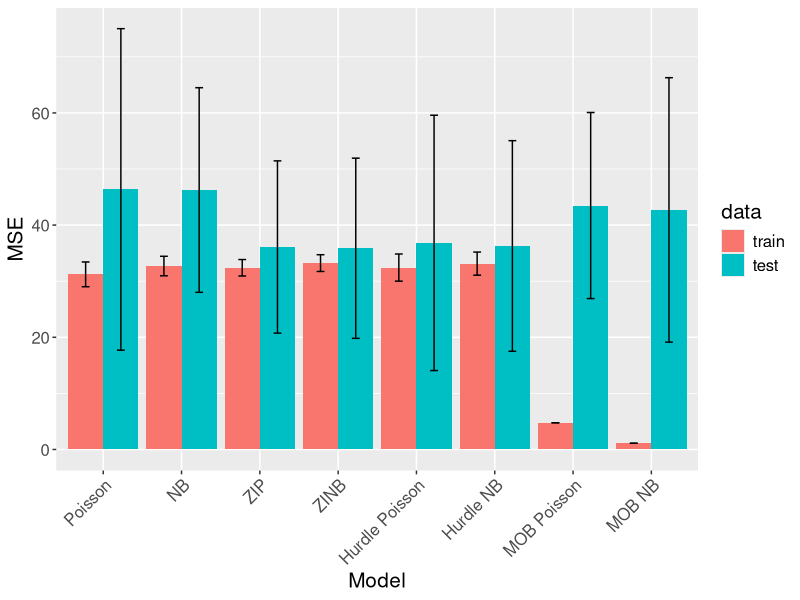
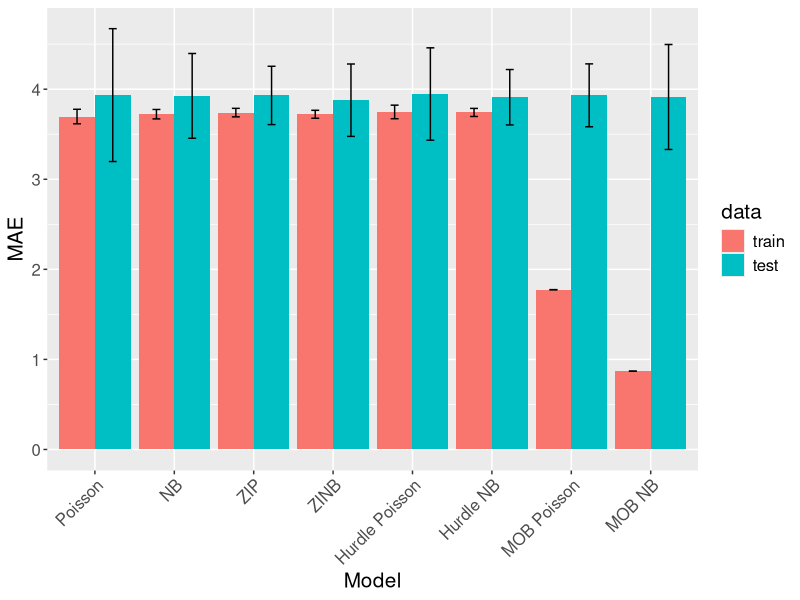
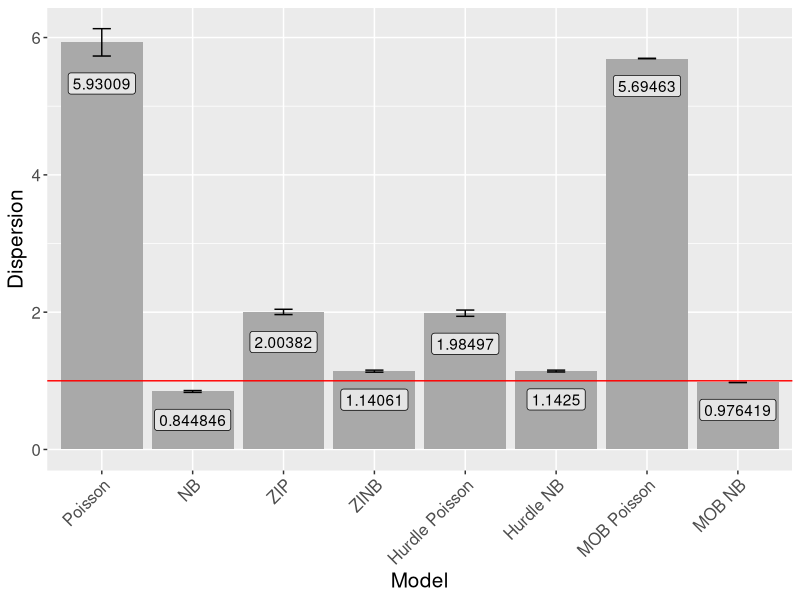
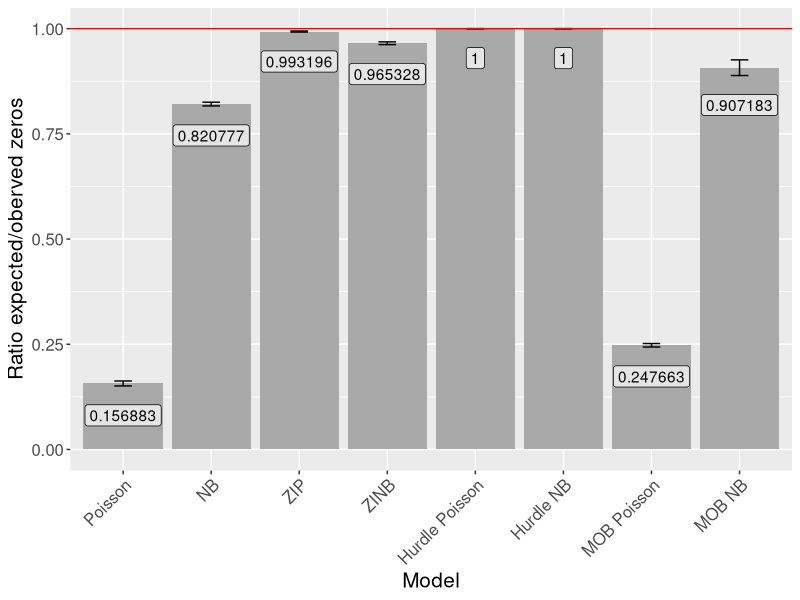

Here is the R script that generated these plots, in order:
# LOAD PACKAGES
require(hash) # For hash map data structure.
require(pscl) # Zero inflated poisson model.
require(MASS) # Poisson and negative binomial models.
require(caret) # For cross validation.
require(partykit) # MOB models
require(ggplot2) # Plotting

# HELPER FUNCTIONS
fit_model <- function(
    model_type, data, response_variable
) {
  ### Given a model type, fits it to the data.  
  ### @param response_variable: Name of response variable
  ###                           in given data.
  ### @param data: Data which the model with fit.
  ### @param model_type: The type of model to be
  ###                    fitted. Options are as follows.
  ###                    * p (poisson)
  ###                    * zip (zero inflated poisson zip)
  ###                    * nb (negative binomial)
  ###                    * zinb (zero inflated negative binomial)
  ###                    * hp (hurdle poisson)
  ###                    * hnb (hurdle negative binomial)
  ### @return m: Fitted model.
  m = NA
  formula_str <- paste(response_variable, " ~ .")
  # POISSON MODEL
  if (model_type == 'p') {
    m <- glm(
      as.formula(formula_str), 
      data=data, 
      family="poisson"
    )
  } 
  # NEGATIVE BINOMIAL MODEL
  else if (model_type == 'nb') {
    m <- glm.nb(
      as.formula(formula_str), 
      data=data
    )
  } 
  # ZERO INFLATED POISSON MODEL
  else if (model_type == 'zip') { 
    m <- zeroinfl(
      as.formula(formula_str), 
      data=data, 
      dist="poisson"
    )
  } 
  # ZERO INFLATED NEGATIVE BINOMIAL MODEL
  else if (model_type == 'zinb') { 
    m <- zeroinfl(
      as.formula(formula_str), 
      data=data, 
      dist="negbin"
    )
  } 
  # POISSON HURDLE MODEL
  else if (model_type == 'hp') {
    m <- hurdle(
      as.formula(formula_str), 
      data=data, 
      dist="poisson"
    )
  } 
  # NEGATIVE BINOMIAL HURDLE MODEL
  else if (model_type == 'hnb') {
    m <- hurdle(
      as.formula(formula_str), 
      data=data,
      dist="negbin"
    )
  } 
  else {
    stop("Invalid model type.")
  }
  return(m)
}

cv10fold <- function(
    model_type, data, response_variable
) {
  ### Returns average MSE after 10 fold cross validation.
  ### @param response_variable: Variable to predict.
  ### @param model_type: Code of the type of 
  ###                    model to use.
  ### @param data: Data to perform 10 fold CV using.
  ### @return: Average of MSE values across 10 folds.
  folds <- 10
  n <- nrow(data)
  fold_indices <- cut(1:n, breaks = folds, labels = FALSE)
  
  # Initialize for accumulating errors.
  total_error <- 0
  
  for (i in 1:folds) {
    fold_train <- data[fold_indices != i,]
    fold_validate <- data[fold_indices == i,]
    
    # Fit model on train set.
    m <- fit_model(
      model_type = model_type,
      data = fold_train,
      response_variable = response_variable
    )
    
    # Make predictions on validation set.
    y <- fold_validate[[response_variable]]
    y_pred <- predict(
      m, newdata = fold_validate, 
      type = "response"
    )
    
    # Calculate squared error.
    error <- sum((y - y_pred)^2)
    total_error <- total_error + error
  }
  
  # Calculate and return mean squared error (MSE).
  mse <- total_error / n
  
  return(mse)
}

get_cat_con <- function(data, response_variable) {
  ### Computes whether each column in the data set is
  ### categorical or non-categorical in nature.
  ### @param data: Data set
  ### @param response_variable: Name of the response 
  ###                           variable.
  ### @return: A list of pairs corresponding to 
  ###          all covariates (except target feature)
  ###          such that the first element in the pair
  ###          is the name of the feature and the second
  ###          element is the type of that feature.
  covariates <- list()
  for (covariate in names(data)) { # Check each covariate.
    # Skip the response variable.
    if (covariate == response_variable) next 
    if (
      is.factor(data[[covariate]]) || 
      is.character(data[[covariate]])
    ) { # covariate is categorical
      covariates[[length(covariates)+1]] <- c(covariate, "cat")
    } else { # covariate is continuous
      covariates[[length(covariates)+1]] <- c(covariate, "con")
    }
  }
  return(covariates)
}

compute_residual <- function(
    m, model_type, response_variable, data
) {
  ### Computes and returns residuals based on
  ### model predictions v/s true counts.
  ### @param m: Fitted model.
  ### @param model_type: Type of model (p, nb, 
  ###                    zip, zinb, hp, hnb)
  ### @param response_variable: Name of the variable 
  ###                           being predicted.
  ### @param data: The data to be used as input
  ###              to generate predictions.
  # Get ground truth.
  truth <- hash()
  truth[['count']] <- data[response_variable][,]
  truth[['zero']] <- as.numeric(
    ifelse(truth[['count']] == 0, 1, 0)
  )
  
  # Get predictions.
  predictions <- hash()
  if (model_type == 'p' || model_type == "nb") {
    predictions[['count']] <- predict(
      m, type="response", newdata = data
    )
    predictions[['zero']] <- list()
  } 
  # model_type == 'zip' || 
  # model_type == 'zinb' ||
  # model_type == 'hp' || 
  # model_type == 'hnb'
  else {
    predictions[['count']] <- predict(
      m, type="count", newdata = data
    )
    predictions[['zero']] <- predict(
      m, type="zero", newdata = data
    )
  }
  
  # Compute residual.
  residual <- hash()
  residual[['count']] <- (
    predictions[['count']] - 
      truth[['count']]
  )
  residual[['zero']] <- list()
  if (length(predictions[['zero']]) > 0) {
    residual[['zero']] <- (
      predictions[['zero']] - 
        truth[['zero']]
    )
  }
  
  # Return residual
  return(residual)
}

compute_partial_residual <- function(
    model_type, response_variable, data,
    residual_original, exclude_variables
) {
  ### Computes and returns the partial residual
  ### corresponding to a predictor in the 
  ### given data set w.r.t a provided original
  ### residual.
  ### The idea of partial residual implemented here
  ### is as follows.
  ### * Let P = set of all predictors in given data 
  ###           set, "data".
  ### * Let p = predictor for which the partial 
  ###   residual is to be computed.
  ### * Then, original_residual = residual obtained
  ###   based on predictions generated when all
  ###   predictors in P including p is provided
  ###   as input to the model.
  ### * Then, partial_residual = Difference between
  ###   the original residual and a residual obtained
  ###   based on predictions generated when all 
  ###   predictors except p (P - p) is provided 
  ###   as input to the model.
  ### @param model_type: Type of model to fit.
  ### @param response_variable: The variable to predict.
  ### @param data: The data set to fit.
  ### @param residual_original: The residual to compare
  ###                           against to get the
  ###                           partial residual.
  ### @param exclude_variables: The variable(s) to 
  ###                           exclude.
  ###                           These are the ones 
  ###                           that we are computing
  ###                           the partial residual for.
  ### @return: Partial residual for given predictor.
  
  # Drop the column corresponding to the
  # predictor for which the partial
  # residual is being computed.
  for (ex_var in exclude_variables) {
    data <- data[, -which(names(data) == ex_var)]
  }
  
  # Create and fit new model of given type
  # on data excluding given variable.
  m <- fit_model(
    model_type = model_type,
    data = data,
    response_variable = response_variable
  )
  
  # Get residual if the model was fitted
  # on given data such that all but given
  # predictor was considered as input.
  residual_ex_predictor <- compute_residual(
    m = m, model_type = model_type,
    response_variable = response_variable,
    data = data
  )
  
  # Compute and return partial residual.
  residual_partial <- hash()
  residual_partial[["count"]] <- (
    residual_original[["count"]] - 
      residual_ex_predictor[["count"]]
  )
  residual_partial[["zero"]] <- list()
  if(length(residual_original[["zero"]]) > 0) {
    residual_partial[["zero"]] <- (
      residual_original[["zero"]] - 
        residual_ex_predictor[["zero"]]
    )
  }
  return(residual_partial)
}

# MODEL SELECTION
get_best_model <- function(data, response_variable) {
  ### Returns best model. The best model is the
  ### one that resulted in lowest MSE after
  ### 10 fold cross validation (CV).
  ### @param data: Input data set.
  ### @param response_variable: Variable to predict.
  ### @return: Code indicating best model so identified.
  print('Determining best model through 10 Fold CV ...')
  model_types <- list(
    'p', 'nb', 'zip', 'zinb', 'hp', 'hnb'
  )
  res_cv <- list()
  for (model_type in model_types) {
    res_cv <- append(res_cv, cv10fold(
      model_type = model_type, data = data, 
      response_variable = response_variable
    ))
    print(paste('Evaluated model:', model_type))
  }
  model_best <- model_types[which.min(res_cv)]
  print(paste(
    'Model resulting in lowest avg.',
    'MSE across 10 folds =', model_best
  ))
  return(model_best)
}

# SPLIT VARIABLE SELECTION
get_split_variable <- function(
    data, response_variable, model_type
) {
  ### Determines the best variable to use to split 
  ### the tree. Partial residuals and the Chi-Squaare
  ### test is leveraged repeatedly to do this after
  ### considering the main effect of each predictor
  ### independently w.r.t the response variable as 
  ### well as the join effect of pairs of predictors
  ### on the same.
  ### @param data: Input data set containing the
  ###              response variable. All variables in
  ###              this data set other than the response
  ###              variable, is considered to be a
  ###              predictor.
  ### @param response_variable: The variable whose value
  ###                           is being predicted.
  ### @param model_type: The type of underlying model
  ###                    to use. Options are as follows.
  ###                    * p = Poisson.
  ###                    * nb = Negative Binomial.
  ###                    * zip = Zero Inflated Poisson.
  ###                    * zinb = Zero Inflated 
  ###                             Negative Binomial.
  ###                    * hp = Poisson Hurdle.
  ###                    * hnb = Negative Binomial Hurdle.
  
  split_variable <- NA
  
  # Get covariate (name, type) pairs.
  cov_name_types <- get_cat_con( 
    data = data,
    response_variable = response_variable
  )
  
  # 1. Fit model.
  m <- fit_model(
    model_type = model_type, 
    response_variable = response_variable,
    data = data
  )
  predictors <- c()
  for (cov in cov_name_types) {
    predictors <- c(predictors, cov[1])
  }
  
  # 2. Get partial score residuals.
  
  # Residual obtained if all predictors are
  # used as input to the model.
  residual_original <- compute_residual(
    m = m, model_type = model_type, 
    response_variable = response_variable,
    data = data
  )
  
  # Compute and keep track of partial residual
  # corresponding to every predictor.
  partial_residuals <- list()
  for (predictor in predictors) {
    partial_residual <- compute_partial_residual(
      model_type = model_type, 
      response_variable = response_variable,
      data = data,
      residual_original = residual_original,
      exclude_variable = c(predictor)
    )
    partial_residuals[[predictor]] <- partial_residual
  }
  
  # 3. Procedure 1
  print("Performing procedure 1 ...")
  procedure1_res <- hash()
  for (cov_name_type in cov_name_types) {
    # Get covariate name and type.
    cov_name <- cov_name_type[[1]]
    cov_type <- cov_name_type[[2]]
    
    # 3.1. Get partial residual groups.
    
    # Get specific partial scores.
    part_res <- partial_residuals[[cov_name]]
    
    # Group by signs of the residuals.
    # * 0 => < 0 (negative)
    # * 1 => >= 0 (positive)
    part_res_grp <- hash()
    
    # For count component.
    part_res_grp[["count"]] <- rep(
      1, times=length(part_res[['count']])
    )
    part_res_grp[["count"]][
      which(part_res[['count']] < 0)
    ] = 0 
    part_res_grp[["count"]] <- factor(
      part_res_grp[["count"]]
    )
    
    # For zero component.
    part_res_grp[["zero"]] <- NA
    if (length(part_res[['zero']]) > 0) {
      part_res_grp[["zero"]] <- rep(
        1, times=length(part_res[['zero']])
      )
      part_res_grp[["zero"]][
        which(part_res[['zero']] < 0)
      ] = 0
      part_res_grp[["zero"]] <- factor(
        part_res_grp[["zero"]]
      )
    }
    
    # 3.2. Get data groups.
    
    # If the covariate is not categorical, 
    # group by quartiles else, group by categories.
    cov_data <- data[cov_name][,]
    cov_data_grp <- NA
    if (cov_type == "con") {
      five_num_sum <- fivenum(cov_data)
      q1 <- five_num_sum[1]
      q2 <- five_num_sum[2]
      q3 <- five_num_sum[3]
      quartile_grp <- rep(4, times=length(cov_data))
      quartile_grp[which(cov_data <= q3)] = 3
      quartile_grp[which(cov_data <= q2)] = 2
      quartile_grp[which(cov_data <= q1)] = 1
      cov_data_grp <- factor(quartile_grp)
    } else {
      cov_data_grp <- factor(cov_data)
    }
    
    # 3.3 Get Chi-Square values.
    
    # Create a contingency table with residual
    # signs as rows and groups as columns.
    contingency_table = NA
    if ( # For normal count models.
      model_type == "p" ||
      model_type == "nb"
    ) {
      contingency_table <- table(
        part_res_grp[['count']],
        cov_data_grp
      )
    } else { # For zero inflated or hurdle models.
      contingency_table <- table(
        paste0(
          part_res_grp[['count']], 
          part_res_grp[['zero']]
        ), cov_data_grp
      )
    }
    
    # Drop entries where column total == 0.
    column_totals <- margin.table(
      contingency_table, margin = 2
    )
    non_zero_columns <- column_totals > 0
    contingency_table <- contingency_table[
      , non_zero_columns
    ]
    
    # Compute the Pearson chi-squared test
    # statistic for independence.
    chi_squared_test <- chisq.test(contingency_table)
    deg_free <- chi_squared_test$parameter
    chi_squared <- chi_squared_test$statistic
    if (deg_free > 1) { # Wilson-Hilferty approximation.
      chi_squared <- max(0, (7/9) + sqrt(deg_free) * (
        (chi_squared/deg_free)^(1/3)-1+2/(9*deg_free)
      ))^3
    }
    
    # 3.4. Keep track of computed values for the future.
    procedure1_res[[cov_name]] = chi_squared
  }
  print("Procedure 1 complete.")
  
  # 4. Check if can select best feature now.
  K <- length(data) - 1 # No. of input features.
  alpha1 <- 0.05/K
  alpha2 <- 0.1/(K*(K-1))
  chi_squared_df1_alpha1 <- qchisq(1 - alpha1, df = 1)
  chi_squared_df1_alpha2 <- qchisq(1 - alpha2, df = 1)
  #    Check if there exists a variable now,
  #    that matches this criterion.
  print("Checking for good split variable ...")
  condition_met <- hash()
  cur_max <- -Inf
  arg_max <- NA
  for (covariate in keys(procedure1_res)) {
    chi_squared <- procedure1_res[[covariate]]
    if (chi_squared > chi_squared_df1_alpha1) {
      condition_met[[covariate]] <- chi_squared
      if (chi_squared > cur_max) {
        arg_max <- covariate
        cur_max <- chi_squared
      }
    }
  }
  print("Check complete.")
  if (!is.na(arg_max)) {
    split_variable <- arg_max
    print(paste(
      "Split variable found =", 
      split_variable
    ))
  } else {
    print("Split variable not found.")
  }
  
  # 5. If a split variable was not found, 
  #    move on to procedure 2.
  if (is.na(split_variable)) {
    print("Performing procedure 2 ...")
    
    # 5.1. Get all possible combinations of predictors.
    combinations <- combn(cov_name_types, 2) # [, col]
    n_combinations <- length(combinations)/2
    
    # Keep track of procedure 2 results.
    procedure2_res <- hash()
    
    # Iterate through each combination.
    for (i in 1:n_combinations) { 
      combination <- combinations[, i]
      
      # 5.2. Get data groupings.
      cov_data_grp <- hash()
      for (p in combination) {
        p_name <- p[1]
        p_type <- p[2]
        
        p_data <- data[p_name][,]
        
        p_data_grp <- NA
        if (p_type == 'con') {
          p_data_med <- median(p_data)
          p_data_grp <- rep(1, times=length(p_data))
          p_data_grp[which(p_data < p_data_med)] = 0
          p_data_grp <- factor(p_data_grp)
        } else { # (p_type == 'cat')
          p_data_grp <- factor(p_data)
        }
        cov_data_grp[[p_name]] <- p_data_grp
      }
      
      # 5.3. Get residual groupings.
      
      # Group by signs of the residuals.
      # * 0 => < 0 (negative)
      # * 1 => >= 0 (positive)
      part_res_grp <- hash()
      
      p_names <- c()
      for (p in combination) {
        p_names <- c(p_names, p[1])
      }
      
      part_res <- compute_partial_residual(
        model_type = model_type, 
        response_variable = response_variable,
        residual_original = residual_original,
        exclude_variables = p_names,
        data = data
      )
      
      # For count component.
      part_res_grp[["count"]] <- rep(
        1, times=length(part_res[['count']])
      )
      part_res_grp[["count"]][
        which(part_res[['count']] < 0)
      ] = 0 
      part_res_grp[["count"]] <- factor(
        part_res_grp[["count"]]
      )
      
      # For zero component.
      part_res_grp[["zero"]] <- NA
      if (length(part_res[['zero']]) > 0) {
        part_res_grp[["zero"]] <- rep(
          1, times=length(part_res[['zero']])
        )
        part_res_grp[["zero"]][
          which(part_res[['zero']] < 0)
        ] = 0
        part_res_grp[["zero"]] <- factor(
          part_res_grp[["zero"]]
        )
      }
      
      # 5.4. Get Chi-Square values.
      
      # Create a contingency table with residual
      # signs as rows and groups as columns.
      contingency_table = NA
      if ( # For normal count models.
        model_type == "p" ||
        model_type == "nb"
      ) {
        contingency_table <- table(
          part_res_grp[['count']],
          paste0(
            cov_data_grp[[p_names[1]]], 
            cov_data_grp[[p_names[2]]]
          )
        )
      } else { # For zero inflated or hurdle models.
        contingency_table <- table(
          paste0(
            part_res_grp[['count']], 
            part_res_grp[['zero']]
          ), paste0(
            cov_data_grp[[p_names[1]]], 
            cov_data_grp[[p_names[2]]]
          )
        )
      }
      
      # Drop entries where column total == 0.
      column_totals <- margin.table(
        contingency_table, margin = 2
      )
      non_zero_columns <- column_totals > 0
      contingency_table <- contingency_table[
        , non_zero_columns
      ]
      
      # Compute the Pearson chi-squared test
      # statistic for independence.
      chi_squared_test <- chisq.test(contingency_table)
      deg_free <- chi_squared_test$parameter
      chi_squared <- chi_squared_test$statistic
      if (deg_free > 1) { # Wilson-Hilferty approximation.
        chi_squared <- max(0, (7/9)+sqrt(deg_free)*(
          (chi_squared/deg_free)^(1/3)-1+2/(9*deg_free)
        ))^3
      }
      
      # 5.5. Keep track of computed values for the future.
      procedure2_res[[
        paste(p_names[1], p_names[2], sep = "+")
      ]] = chi_squared
    }
    
    print("Procedure 2 complete.")
    
    # 6. Pick best split variable.
    print("Checking for good split variable ...")
    condition_met <- hash()
    cur_max <- -Inf
    arg_max <- NA
    for (combination in keys(procedure2_res)) {
      chi_squared <- procedure2_res[[combination]]
      if (chi_squared > chi_squared_df1_alpha2) {
        condition_met[[combination]] <- chi_squared
        if (chi_squared > cur_max) {
          arg_max <- combination
          cur_max <- chi_squared
        }
      }
    }
    print("Check complete.")
    if (!is.na(arg_max)) {
      combination <- arg_max
      p_names <- strsplit(combination, "\\+")
      p1_name <- p_names[[1]][1]
      p2_name <- p_names[[1]][2]
      if (
        procedure1_res[[p1_name]] >
        procedure1_res[[p2_name]]
      ) {
        split_variable = p1_name
      } else {
        split_variable = p2_name
      }
    } else {
      cur_max <- -Inf
      arg_max <- NA
      for (covariate in keys(procedure1_res)) {
        chi_squared <- procedure1_res[[covariate]]
        if (chi_squared > cur_max) {
          arg_max <- covariate
          cur_max <- chi_squared
        }
      }
      split_variable <- arg_max
    }
    print(paste(
      "Split variable found =", 
      split_variable
    ))
  }
  
  # Return identified best split variable.  
  return(split_variable)
}

# MAIN

# Set working directory to this one.
setwd("C:/Users/kimno/Documents/TCD/Data Analytics/Project/repos/Code")

# Load data.
school_absences <- read.csv(
  "../Data/data_clean.csv", 
  header=TRUE, sep=","
)
response_variable <- "absences"

# 80/20 Train/Test split.
index_train <- createDataPartition(
  school_absences[response_variable][,], 
  p = 0.8, list = FALSE
)
data_train <- school_absences[index_train, ]
data_test <- school_absences[-index_train, ]

# Model selection.
model_type <- get_best_model(
  data = data_train,
  response_variable = response_variable
)

# Split variable selection.
split_variable <- get_split_variable(
  data = data_train, 
  response_variable = "absences",
  model_type = model_type
)





# EXPERIMENTS
# TODO: Add CORE to evaluation

evaluation_cv <- function(model_type, data) {
  #Randomly shuffle the data
  data_shuffled<-data[sample(nrow(data)),]
  
  #Create 10 equally size folds
  fold_idx <- cut(seq(1,nrow(data_shuffled)),breaks=10,labels=FALSE)
  
  mse.train <- list()
  mae.train <- list()
  mse.test <- list()
  mae.test <- list()
  dispersion <- list()
  expected.zero.ratio <- list()
  
  #Perform 10 fold cross validation
  for(i in 1:10){
    # Split into train and test data
    testIndexes <- which(fold_idx==i,arr.ind=TRUE)
    testData <- data_shuffled[testIndexes, ]
    trainData <- data_shuffled[-testIndexes, ]
    
    if (model_type == 'poisson') {
      model <- glm(absences ~ ., data=trainData, family="poisson")
    } 
    else if (model_type == 'negbin') {
      model <- glm.nb(absences ~ ., data=trainData)
    } 
    else if (model_type == 'zip') {
      model <- zeroinfl(absences ~ ., data=trainData, dist="poisson")
    } 
    else if (model_type == 'zinb') {
      model <- zeroinfl(absences ~ ., data=trainData, dist="negbin")
    } 
    else if (model_type == 'hurdle_p') {
      model <- hurdle(absences ~ ., data=trainData, dist="poisson")
    } 
    else if (model_type == 'hurdle_negbin') {
      model <- hurdle(absences ~ ., data = trainData, dist = "negbin")
    } 
    else if (model_type == 'mob_p') {
      fit_poisson <- function(y, x, start = NULL, weights = NULL, offset = NULL, ...) {
        glm(formula = y ~ x, family = poisson(link = "log"), start = start, ...)
      }
      model <- mob(absences ~ . | ., data = data, fit = fit_poisson)
    } 
    else if (model_type == 'mob_negbin') {
      fit_negbin <- function(y, x, start = NULL, weights = NULL, offset = NULL, ...) {
        glm.nb(y ~ x, start = start, ...)
      }
      model <- mob(absences ~ . | ., data = data, fit = fit_negbin)
    } 
    else if (model_type == 'core') {
      # TODO: fit CORE model
    } 
    else { # Invalid model.
      return (-1)
    }
    
    # Calculate train accuracy
    mse.train <- append(mse.train, mean(residuals(model, type = "response")^2))
    mae.train <- append(mae.train, mean(abs(residuals(model, type = "response"))))
    
    # Calculate test accuracy
    test.residual <- testData$absences - predict(model, newdata = testData)
    mse.test <- append(mse.test, mean(test.residual^2))
    mae.test <- append(mae.test, mean(abs(test.residual)))
    
    # Calculate dispersion
    if (model_type %in% c("mob_p", "mob_negbin")){
      # If tree model, get mean dispersion of terminal nodes
      dispersion <- mean(unlist(nodeapply(model, ids = nodeids(model, terminal = TRUE), 
                                          FUN = function(x) sum(residuals(x$info$object, type = "pearson")^2)/x$info$object$df.residual)))
    }
    else{
      dispersion <- append(dispersion, sum(residuals(model, type = "pearson")^2) / model$df.residual)
    }
    
    # Calculate ratio of expected/observed zeros
    if (model_type == "poisson"){
      expected.zero <- round(sum(dpois(0, fitted(model))))
    }
    else if (model_type == "negbin"){
      expected.zero <- round(sum(dnbinom(0, mu = fitted(model), size = model$theta)))
    }
    else if (model_type %in% c("zip", "zinb", "hurdle_p", "hurdle_negbin")){
      expected.zero <- round(sum(predict(model, type = "prob")[,1]))
    }
    else if (model_type %in% c("mob_p", "mob_negbin")){
      node_zeros <- function(x){
        model <- x$info$object
        if(model$family$family == "poisson"){
          round(sum(dpois(0, fitted(model))))
        }
        else if (startsWith(model$family$family, "Negative Binomial")){
          round(sum(dnbinom(0, mu = fitted(model), size = model$theta)))
        }
      }
      expected.zero <- sum(unlist(nodeapply(model, ids = nodeids(model, terminal = TRUE),
                                            FUN = node_zeros)))
    }
    observed.zero <- sum(trainData$absences == 0)
    expected.zero.ratio <- append(expected.zero.ratio, expected.zero/observed.zero)
  }
  results <- cbind(unlist(mse.train), unlist(mae.train), unlist(mse.test), unlist(mae.test),
                   unlist(dispersion), unlist(expected.zero), unlist(expected.zero.ratio))
  return(data.frame(results))
}

print("Beginning experiments...")
# Calculate metrics for each model using 10-fold cross validation
res.pois <- evaluation_cv("poisson", school_absences)
res.nb <- evaluation_cv("negbin", school_absences)
res.zip <- evaluation_cv("zip", school_absences)
res.zinb <- evaluation_cv("zinb", school_absences)
res.hurdle.p <- evaluation_cv("hurdle_p", school_absences)
res.hurdle.nb <- evaluation_cv("hurdle_negbin", school_absences)
res.mob.p <- evaluation_cv("mob_p", school_absences)
res.mob.nb <- evaluation_cv("mob_negbin", school_absences)
#res.core <- evaluation_cv("core", school_absences)


# Aggregate results
mean.results <- rbind("Poisson" = colMeans(res.pois),
                      "NB" = colMeans(res.nb),
                      "ZIP" = colMeans(res.zip),
                      "ZINB" = colMeans(res.zinb),
                      "Hurdle Poisson" = colMeans(res.hurdle.p),
                      "Hurdle NB" = colMeans(res.hurdle.nb),
                      "MOB Poisson" = colMeans(res.mob.p),
                      "MOB NB" = colMeans(res.mob.nb))
                      #"CORE" = colMeans(res.core))
colnames(mean.results) <- c("mse.train_mean", "mae.train_mean", "mse.test_mean", "mae.test_mean",
                            "dispersion_mean", "expected.zero_mean","expected.zero.ratio_mean")

sd.results <- rbind("Poisson" = apply(res.pois, 2, sd),
                    "NB" = apply(res.nb, 2, sd),
                    "ZIP" = apply(res.zip, 2, sd),
                    "ZINB" = apply(res.zinb, 2, sd),
                    "Hurdle Poisson" = apply(res.hurdle.p, 2, sd),
                    "Hurdle NB" = apply(res.hurdle.nb, 2, sd),
                    "MOB Poisson" = apply(res.mob.p, 2, sd),
                    "MOB NB" = apply(res.mob.nb, 2, sd))
                    #"CORE" = apply(res.core, 2, sd))
colnames(sd.results) <- c("mse.train_sd", "mae.train_sd", "mse.test_sd", "mae.test_sd",
                          "dispersion_sd", "expected.zero_sd","expected.zero.ratio_sd")

results <- data.frame(cbind(mean.results, sd.results))
results$model <- rownames(results)
results$id <- 1:nrow(results)
results
write.csv(results, "evaluation_results.csv", row.names=FALSE)

# Create plots

# MSE
train <- results[c("model", "id")]
train$mean <- results$mse.train_mean
train$sd <- results$mse.train_sd
train$data <- as.factor("train")

test <- results[c("model", "id")]
test$mean <- results$mse.test_mean
test$sd <- results$mse.test_sd
test$data <- as.factor("test")

ggplot(rbind(train, test)) +
  geom_bar( aes(x=reorder(model, id), y=mean, fill=data), stat="identity", 
            position = "dodge")+
  geom_errorbar(aes(x=reorder(model, id), ymin=mean-sd, ymax=mean+sd, group=data), 
                width=.2, position=position_dodge(.9)) +
  labs(x = "Model", y = "MSE")+
  theme(text=element_text(size=15), axis.text.x = element_text(angle = 45, hjust = 1))


# MAE
train <- results[c("model", "id")]
train$mean <- results$mae.train_mean
train$sd <- results$mae.train_sd
train$data <- as.factor("train")

test <- results[c("model", "id")]
test$mean <- results$mae.test_mean
test$sd <- results$mae.test_sd
test$data <- as.factor("test")

ggplot(rbind(train, test)) +
  geom_bar( aes(x=reorder(model, id), y=mean, fill=data), stat="identity", 
            position = "dodge")+
  geom_errorbar(aes(x=reorder(model, id), ymin=mean-sd, ymax=mean+sd, group=data), 
                width=.2, position=position_dodge(.9)) +
  labs(x = "Model", y = "MAE")+
  theme(text=element_text(size=15), axis.text.x = element_text(angle = 45, hjust = 1))

# Dispersion
ggplot(results) +
  geom_bar( aes(x=reorder(model, id), y=dispersion_mean), stat="identity", fill="darkgray")+
  geom_errorbar(aes(x=reorder(model, id),
                    ymin=dispersion_mean-dispersion_sd, 
                    ymax=dispersion_mean+dispersion_sd), width=.2,
                position=position_dodge(.9)) +
  geom_label(aes(x=reorder(model, id), y=dispersion_mean-dispersion_sd, label = signif(dispersion_mean)), 
             alpha=0.7, nudge_y=-0.4)+ 
  labs(x = "Model", y = "Dispersion")+
  geom_hline(yintercept=1, color = "red")+
  theme(text=element_text(size=15), axis.text.x = element_text(angle = 45, hjust = 1))

# Zero-inflation
ggplot(results) +
  geom_bar( aes(x=reorder(model, id), y=expected.zero.ratio_mean), stat="identity", fill="darkgray")+
  geom_errorbar(aes(x=reorder(model, id),
                    ymin=expected.zero.ratio_mean-expected.zero.ratio_sd, 
                    ymax=expected.zero.ratio_mean+expected.zero.ratio_sd), width=.2,
                position=position_dodge(.9)) +
  geom_label(aes(x=reorder(model, id), y=expected.zero.ratio_mean-expected.zero.ratio_sd,
                 label = signif(expected.zero.ratio_mean)), 
             alpha=0.7, nudge_y=-0.07)+ 
  labs(x = "Model", y = "Ratio expected/oberved zeros")+
  geom_hline(yintercept=1, color = "red")+
  theme(text=element_text(size=15), axis.text.x = element_text(angle = 45, hjust = 1))
